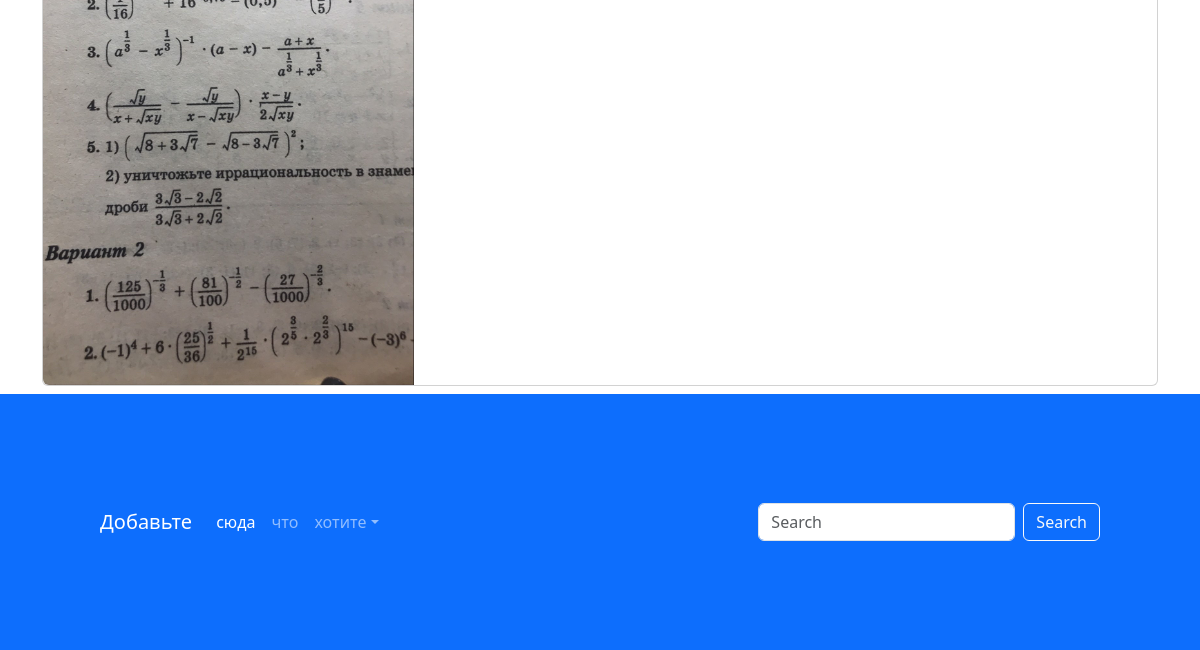
Before: / (lower part) with the older database file.
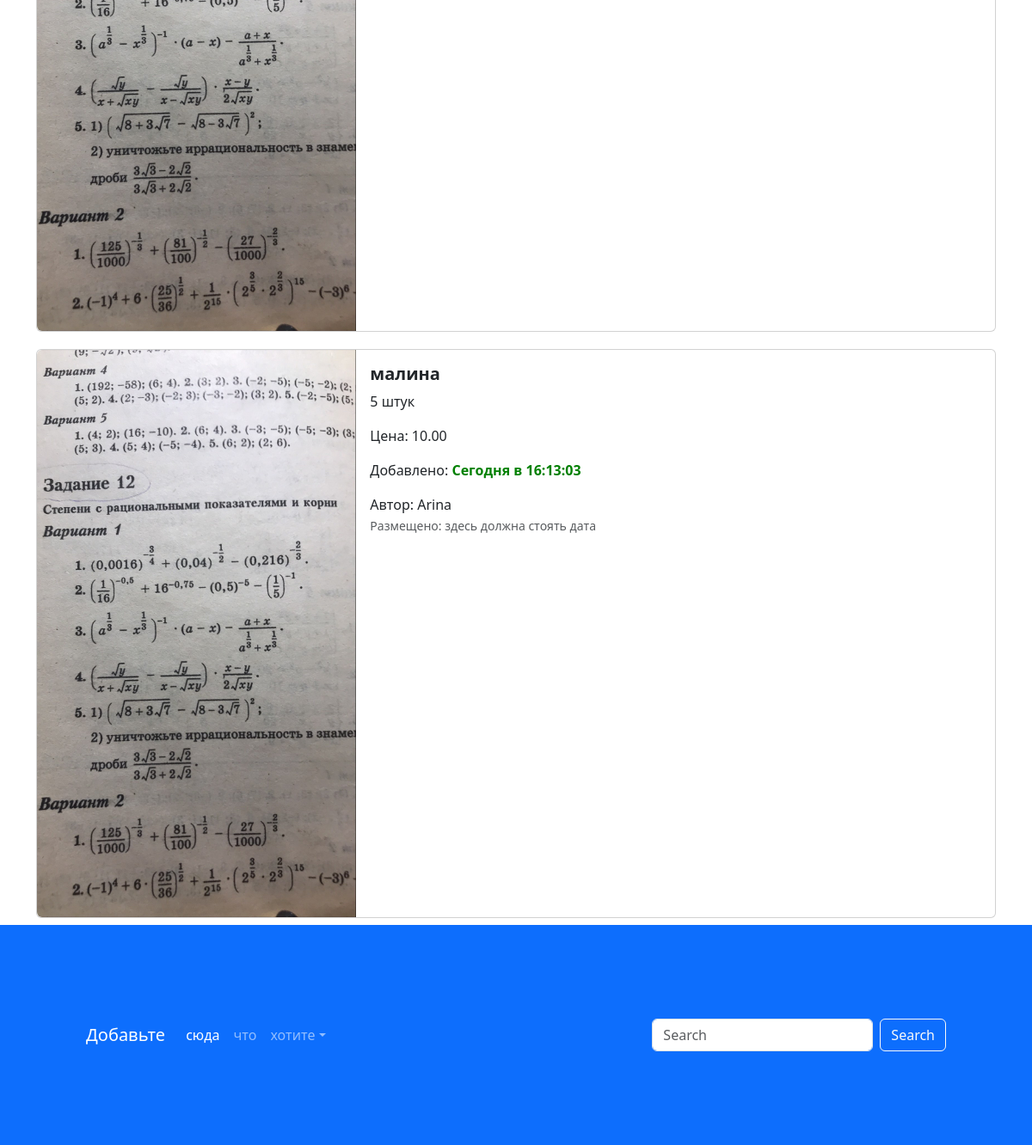
After: the same page with the newer database file.
### app_advertisements/models.py (models this page shows, shortened)
class Advertisements(models.Model):
    title = models.CharField("Заголовок", max_length=128)
    description = models.TextField('Описание')
    price = models.DecimalField("Цена", max_digits=10, decimal_places=2)
    auction = models.BooleanField("Торг", help_text="Отметьте если торг уместен")
    create_at = models.DateTimeField(auto_now_add=True) #"Датта создания",
    update_at = models.DateTimeField(auto_now=True) #"Датта обновления",
    image = models.ImageField('Изображение', upload_to='advertisements/',)
    user = models.ForeignKey(User, verbose_name='пользователь', on_delete=models.CASCADE)
    class Meta:
        db_table = "Advertisements"
    @admin.display(description='Дата создания')
    def created_date(self):
        from django.utils import timezone
        from django.utils.html import format_html
        if self.create_at.date() == timezone.now().date():
            created_time = self.create_at.time().strftime('%H:%M:%S')
            return format_html(
                '<span style="color: green; font-weight: bold">'
                'Сегодня в {}</span>', created_time
            )
        return self.create_at.strftime('%d.%m.%Y в %H:%M:%S')

### app_advertisements/views.py (the view)
# urls.py: path('', index, name='main-page'),
def index(request):
    advertisements = Advertisements.objects.all()
    context ={"advertisements": advertisements}
    return render(request, 'index.html', context)

### templates/index.html (shortened to what this page needs)
{% extends 'base.html' %}
{% load static %}
{% block content %}
<div class="container">
  <div class="col">
      {% for adv in advertisements %}
    <div class="card mb-2" style="max-width: 1200px; margin-top: 20px;">
      <div class="row g-0">
        <div class="col-md-4">
          <a href="advertisement.html" class="nav-link">
          <img src="{% if adv.image %} {{ adv.image.url }} {% else %} {% static 'img/adv.png' %} {% endif %}" class="img-fluid rounded-start" alt="Card title">
          </a>
        </div>
        <div class="col-md-8">
          <div class="card-body">
            <h5 class="card-title">
              <a href="advertisement.html" class="nav-link"><strong>{{ adv.title }}</strong></a>
            </h5>
            <a href="advertisement.html" class="nav-link">
              <p class="card-text">
              {{ adv.description }}
              </p>
                <p>
                    <span>
                    Цена: {{ adv.price }}
                    </span>
                </p>
                <p>
                    <span>
                    Добавлено: {{ adv.created_date }}
                    </span>
                </p>
              <span>Автор: {{ adv.user }}</span>
              <p class="card-text"><small class="text-muted">Размещено: здесь должна стоять дата</small></p>
            </a>
          </div>
        </div>
      </div>
    </div>
      {% endfor %}
  </div>
</div>
<footer style="padding: 100px;" class="bg-primary">
  <nav class="navbar navbar-expand-sm navbar-dark">
    <a class="navbar-brand" href="#">Добавьте</a>
    <div class="collapse navbar-collapse" id="collapsibleNavId">
      <ul class="navbar-nav me-auto mt-2 mt-lg-0">
        <li class="nav-item">
          <a class="nav-link active" href="#" aria-current="page">сюда</a>
        </li>
        <li class="nav-item">
          <a class="nav-link" href="#">что</a>
        </li>
        <li class="nav-item dropdown">
          <a class="nav-link dropdown-toggle" href="#" id="dropdownId" data-bs-toggle="dropdown" aria-haspopup="true"
             aria-expanded="false">хотите</a>
        </li>
      </ul>
      <form class="d-flex my-2 my-lg-0">
        <input class="form-control me-sm-2" type="text" placeholder="Search">
        <button class="btn btn-outline-light my-2 my-sm-0" type="submit">Search</button>
      </form>
    </div>
  </nav>
</footer>
{% endblock %}

Changed rows visible on the page:
added Advertisements: image (picture), title "малина", description "5 штук", price "10.00", created_date "Сегодня в 16:13:03", user "Arina"
